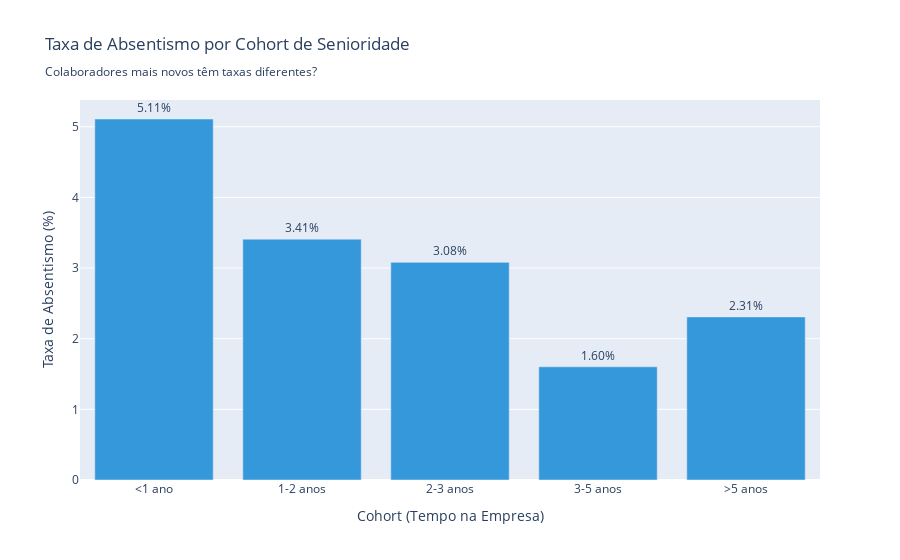

This figure's notebook cell:
### Code cell
if 'DtActivacao' not in df_base_absentismo.columns:
    print('Campo "DtActivacao" não encontrado!')
    print('Análise de cohorts requer data de ativação.')
    print('Pulando este grupo.')
else:
    print('Campo DtActivacao encontrado')
    
    # Preparar dados (usar apenas 2025, ativos)
    df_cohort = df_base_absentismo[
        (df_base_absentismo['Activo?'] == 'Sim') &
        (df_base_absentismo['Data'].dt.year == 2025)
    ][['login_colaborador', 'nome_colaborador', 'DtActivacao', 'Data', 'Nivel 1', 'categoria_profissional']].copy()
    
    df_cohort['DtActivacao'] = pd.to_datetime(df_cohort['DtActivacao'], errors='coerce')
    df_cohort = df_cohort.dropna(subset=['DtActivacao'])
    
    print(f'Colaboradores com DtActivacao válida: {df_cohort["login_colaborador"].nunique():,}')
    
    # Calcular senioridade (em relação a 2025-06-30)
    data_ref = pd.Timestamp('2025-06-30')
    df_cohort['senioridade_anos'] = (data_ref - df_cohort['DtActivacao']).dt.days / 365.25
    
    # Criar cohorts
    df_cohort['cohort'] = pd.cut(
        df_cohort['senioridade_anos'],
        bins=[0, 1, 2, 3, 5, 100],
        labels=['<1 ano', '1-2 anos', '2-3 anos', '3-5 anos', '>5 anos']
    )
    
    # Separar base e faltas
    df_cohort_base = df_cohort[df_cohort['Nivel 1'].isin(['Trabalho Pago', 'Falta Justificada', 'Falta Injustificada'])].copy()
    df_cohort_faltas = df_cohort[df_cohort['Nivel 1'].isin(['Falta Justificada', 'Falta Injustificada'])].copy()
    
    # Estatísticas por cohort
    cohort_stats = pd.DataFrame()
    
    # Base por cohort
    base_cohort = df_cohort_base.groupby(['cohort', 'login_colaborador']).size().groupby('cohort').agg(['size', 'sum'])
    base_cohort.columns = ['num_colaboradores', 'total_base']
    
    # Faltas por cohort
    faltas_cohort = df_cohort_faltas.groupby('cohort').agg({
        'Data': 'count'
    }).rename(columns={'Data': 'total_faltas'})
    
    # Combinar
    cohort_stats = base_cohort.join(faltas_cohort, how='left').fillna(0)
    cohort_stats['taxa_absentismo'] = (cohort_stats['total_faltas'] / cohort_stats['total_base'] * 100)
    cohort_stats['media_faltas_colab'] = cohort_stats['total_faltas'] / cohort_stats['num_colaboradores']
    
    print('\nAbsentismo por Cohort de Senioridade (2025):')
    print('\nCohort    | N Colab | Base Total | Faltas | Taxa % | Faltas/Colab')
    print('-' * 75)
    for cohort, row in cohort_stats.iterrows():
        print(f'{str(cohort):9s} | {row["num_colaboradores"]:7.0f} | {row["total_base"]:10,.0f} | {row["total_faltas"]:6,.0f} | {row["taxa_absentismo"]:6.2f} | {row["media_faltas_colab"]:12.1f}')
    
    # Visualização 1: Taxa de absentismo por cohort
    fig_cohort1 = go.Figure()
    
    fig_cohort1.add_trace(go.Bar(
        x=cohort_stats.index.astype(str),
        y=cohort_stats['taxa_absentismo'],
        marker_color='#3498db',
        text=[f'{v:.2f}%' for v in cohort_stats['taxa_absentismo']],
        textposition='outside'
    ))
    
    fig_cohort1.update_layout(
        title='Taxa de Absentismo por Cohort de Senioridade<br><sub>Colaboradores mais novos têm taxas diferentes?</sub>',
        xaxis_title='Cohort (Tempo na Empresa)',
        yaxis_title='Taxa de Absentismo (%)',
        height=500
    )
    
    fig_cohort1.show()
    
    # Visualização 2: Média de faltas por colaborador
    fig_cohort2 = go.Figure()
    
    fig_cohort2.add_trace(go.Bar(
        x=cohort_stats.index.astype(str),
        y=cohort_stats['media_faltas_colab'],
        marker_color='#e74c3c',
        text=[f'{v:.1f}' for v in cohort_stats['media_faltas_colab']],
        textposition='outside'
    ))
    
    fig_cohort2.update_layout(
        title='Média de Dias de Falta por Colaborador (por Cohort)<br><sub>2025, apenas colaboradores ativos</sub>',
        xaxis_title='Cohort (Tempo na Empresa)',
        yaxis_title='Média de Dias de Falta',
        height=500
    )
    
    fig_cohort2.show()
    
    # Insights
    if len(cohort_stats) > 1:
        cohort_mais_baixo = cohort_stats['taxa_absentismo'].idxmin()
        cohort_mais_alto = cohort_stats['taxa_absentismo'].idxmax()
        
        print(f'\nInsights:')
        print(f'   Cohort com menor absentismo: {cohort_mais_baixo} ({cohort_stats.loc[cohort_mais_baixo, "taxa_absentismo"]:.2f}%)')
        print(f'   Cohort com maior absentismo: {cohort_mais_alto} ({cohort_stats.loc[cohort_mais_alto, "taxa_absentismo"]:.2f}%)')
    
    print('\n' + '='*70)
    print('GRUPO 7 CONCLUÍDO')
    print('='*70)

### Figure 1 — Plotly figure (JSON) as saved in the notebook; plotly's stock layout.template omitted (floating-point values rounded to 4 significant figures)
{"data": [{"marker": {"color": "#3498db"}, "text": ["5.11%", "3.41%", "3.08%", "1.60%", "2.31%"], "textposition": "outside", "type": "bar", "x": ["<1 ano", "1-2 anos", "2-3 anos", "3-5 anos", ">5 anos"], "y": [5.11, 3.409, 3.081, 1.602, 2.308]}], "layout": {"autosize": true, "title": {"text": "Taxa de Absentismo por Cohort de Senioridade<br><sub>Colaboradores mais novos têm taxas diferentes?</sub>"}, "xaxis": {"autorange": true, "range": [-0.5, 4.5], "title": {"text": "Cohort (Tempo na Empresa)"}, "type": "category"}, "yaxis": {"autorange": true, "range": [0, 5.379], "title": {"text": "Taxa de Absentismo (%)"}, "type": "linear"}}}
